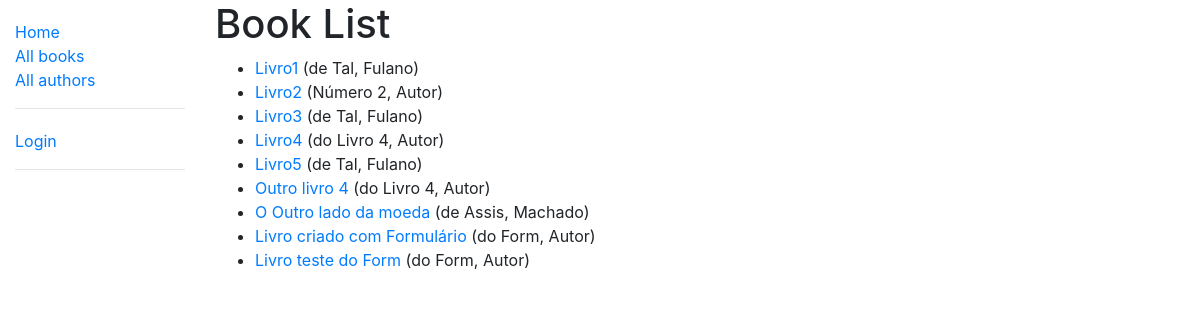
/catalog/books/, run on the app's committed database.
### catalog/models.py (models this page shows, shortened)
class Book(models.Model):
    title = models.CharField(max_length=200)
    author = models.ForeignKey('Author', on_delete=models.SET_NULL, null=True)
    summary = models.TextField(max_length=1000, help_text='Entre com uma descrição do livro')
    isbn = models.CharField(
        'ISBN',
        max_length=13,
        help_text='13 Character <a href="https://www.isbn-international.org/content/what-isbn">ISBN number</a>'
    )
    genre = models.ManyToManyField(Genre, help_text='Selecione um gênero para este livro')
    language = models.ForeignKey('Language', on_delete=models.SET_NULL, null=True)
    def get_absolute_url(self):
        return reverse('book-detail', args=[str(self.id)])
    def display_genre(self):
        """Cria uma string para o gênero. Isso é necessário para mostrar o gênero no model localizado em Admin.py"""
        return ', '.join(genre.name for genre in self.genre.all()[:3])
    display_genre.short_description = 'Genre'

class Author(models.Model):
    first_name = models.CharField(max_length=100)
    last_name = models.CharField(max_length=100)
    date_of_birth = models.DateField(null=True, blank=True)
    date_of_death = models.DateField('died', null=True, blank=True)
    class Meta:
        ordering = ['last_name', 'first_name']
    def __str__(self):
        return f'{self.last_name}, {self.first_name}'

### catalog/views.py (the view)
# urls.py: path('books/', views.BookListView.as_view(), name='books'),
class BookListView(generic.ListView):
    model = Book
    context_object_name = 'book_list'  # <- variável de template
    template_name = 'books/book_list.html'  # Especifica o nome/localização do template
    paginate_by = 10

### catalog/templates/catalog/book_list.html (shortened to what this page needs)
{% extends "base.html" %}
{% block content %}
    <h1>Book List</h1>
    {% if book_list %}
    <ul>
        {% for book in book_list %}
        <li>
            <a href="{{ book.get_absolute_url }}">{{ book.title }}</a> ({{book.author}})
        </li>
        {% endfor %}
    </ul>
    {% else %}
        <p>There are no books in the library.</p>
    {% endif %}
{% endblock %}

### data on the page
Book: title "Livro1", author "de Tal, Fulano"
Book: title "Livro2", author "Número 2, Autor"
Book: title "Livro3", author "de Tal, Fulano"
Book: title "Livro4", author "do Livro 4, Autor"
Book: title "Livro5", author "de Tal, Fulano"
Book: title "Outro livro 4", author "do Livro 4, Autor"
Book: title "O Outro lado da moeda", author "de Assis, Machado"
Book: title "Livro criado com Formulário", author "do Form, Autor"
Book: title "Livro teste do Form", author "do Form, Autor"
